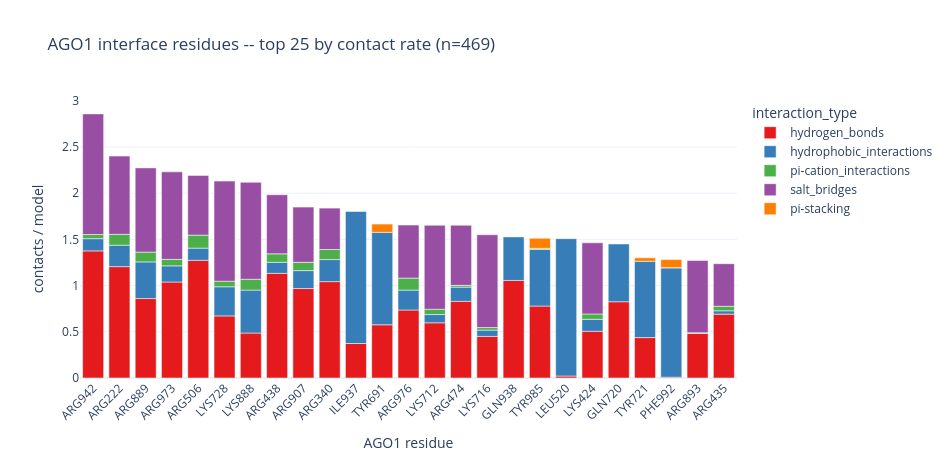
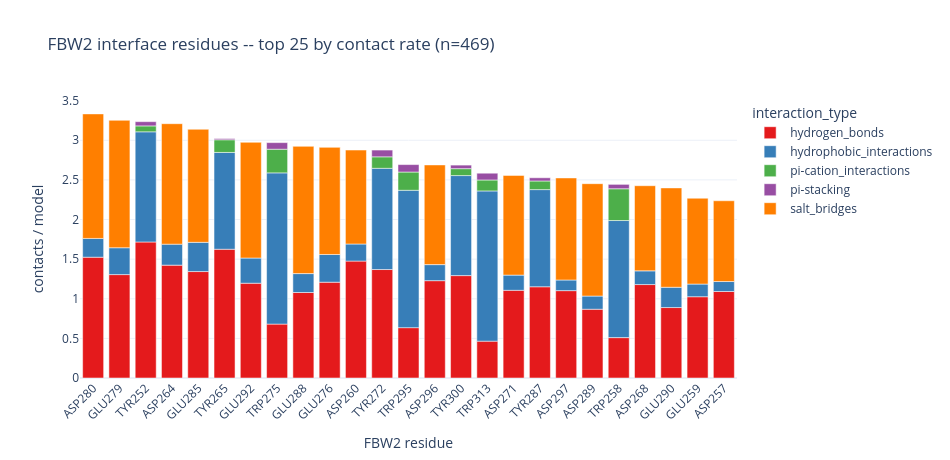

The notebook cell these images were saved under, in order:
### Markdown cell above
## Residue-level interface map

Single-residue resolution for the busiest AGO1 and partner residues, split by
interaction type, plus the 2-D AGO1-residue × partner-residue contact map —
the predicted interface footprint, pooled across surviving backends. Runs for
the first populated protein couple; edit `COUPLE_FOR_RESIDUE_MAP` to switch.

### Code cell
COUPLE_FOR_RESIDUE_MAP = 'B'   # a protein partner chain letter
TOP_N = 25
bc = df[df["reschain_lig"] == COUPLE_FOR_RESIDUE_MAP].copy()
n_norm = df.groupby(["cluster", "fname"]).ngroups
partner_name = LIGAND_CHAIN_NAMES.get(COUPLE_FOR_RESIDUE_MAP, "partner")

def residue_rate_bar(data, resnr_col, restype_col, chain_label, filename):
    if data.empty:
        print(f"{chain_label}: no rows -- skipping."); return pd.DataFrame({resnr_col: [], restype_col: []})
    per_res_total = (data.groupby([resnr_col, restype_col], observed=True).size()
                     .div(n_norm).rename("rate").reset_index()
                     .sort_values("rate", ascending=False).head(TOP_N))
    order = per_res_total[resnr_col].tolist()
    per_res_itype = (data.groupby([resnr_col, restype_col, "interaction_type"], observed=True).size()
                     .div(n_norm).rename("rate").reset_index())
    per_res_itype = per_res_itype[per_res_itype[resnr_col].isin(order)].copy()
    per_res_itype["label"] = (per_res_itype[restype_col].astype(str)
                              + per_res_itype[resnr_col].astype(int).astype(str))
    label_order = [f"{per_res_total.loc[per_res_total[resnr_col] == r, restype_col].iloc[0]}{int(r)}"
                   for r in order]
    fig = px.bar(per_res_itype, x="label", y="rate", color="interaction_type",
                 category_orders={"label": label_order}, color_discrete_sequence=ITYPE_PALETTE,
                 template=TEMPLATE, title=f"{chain_label} interface residues -- top {TOP_N} by contact rate (n={n_norm})")
    fig.update_layout(width=950, height=460, xaxis_title=f"{chain_label} residue",
                      yaxis_title="contacts / model", xaxis_tickangle=-45)
    save_fig(fig, filename, "residue_interface")
    return per_res_total

top_rec = residue_rate_bar(bc, "resnr", "restype", RECEPTOR_NAME, f"{RECEPTOR_NAME.lower()}_top_residues.html")
top_lig = residue_rate_bar(bc, "resnr_lig", "restype_lig", partner_name, f"{partner_name.lower()}_top_residues.html")
display(top_rec.reset_index(drop=True)); display(top_lig.reset_index(drop=True))

### Figure 1 — Plotly figure (JSON) as saved in the notebook; plotly's stock layout.template omitted (floating-point values rounded to 4 significant figures)
{"data": [{"hovertemplate": "interaction_type=hydrogen_bonds<br>label=%{x}<br>rate=%{y}<extra></extra>", "legendgroup": "hydrogen_bonds", "marker": {"color": "rgb(228,26,28)", "pattern": {"shape": ""}}, "name": "hydrogen_bonds", "orientation": "v", "showlegend": true, "textposition": "auto", "type": "bar", "x": ["ARG222", "ARG340", "LYS424", "ARG435", "ARG438", "ARG474", "ARG506", "LEU520", "TYR691", "LYS712", "LYS716", "GLN720", "TYR721", "LYS728", "LYS888", "ARG889", "ARG893", "ARG907", "ILE937", "GLN938", "ARG942", "ARG973", "ARG976", "TYR985", "PHE992"], "xaxis": "x", "y": [1.205, 1.043, 0.5053, 0.6908, 1.132, 0.8294, 1.273, 0.02132, 0.5757, 0.597, 0.4499, 0.8252, 0.4371, 0.6716, 0.4861, 0.8593, 0.4819, 0.968, 0.3731, 1.055, 1.375, 1.038, 0.7356, 0.7783, 0.008529], "yaxis": "y"}, {"hovertemplate": "interaction_type=hydrophobic_interactions<br>label=%{x}<br>rate=%{y}<extra></extra>", "legendgroup": "hydrophobic_interactions", "marker": {"color": "rgb(55,126,184)", "pattern": {"shape": ""}}, "name": "hydrophobic_interactions", "orientation": "v", "showlegend": true, "textposition": "auto", "type": "bar", "x": ["ARG222", "ARG340", "LYS424", "ARG435", "ARG438", "ARG474", "ARG506", "LEU520", "TYR691", "LYS712", "LYS716", "GLN720", "TYR721", "LYS728", "LYS888", "ARG889", "ARG907", "ILE937", "GLN938", "ARG942", "ARG973", "ARG976", "TYR985", "PHE992"], "xaxis": "x", "y": [0.2324, 0.2388, 0.1301, 0.03625, 0.1194, 0.1535, 0.1322, 1.486, 1.0, 0.08955, 0.06823, 0.6247, 0.8252, 0.3156, 0.4648, 0.3966, 0.194, 1.429, 0.4712, 0.1322, 0.1748, 0.2154, 0.6119, 1.183], "yaxis": "y"}, {"hovertemplate": "interaction_type=pi-cation_interactions<br>label=%{x}<br>rate=%{y}<extra></extra>", "legendgroup": "pi-cation_interactions", "marker": {"color": "rgb(77,175,74)", "pattern": {"shape": ""}}, "name": "pi-cation_interactions", "orientation": "v", "showlegend": true, "textposition": "auto", "type": "bar", "x": ["ARG222", "ARG340", "LYS424", "ARG435", "ARG438", "ARG474", "ARG506", "LYS712", "LYS716", "LYS728", "LYS888", "ARG889", "ARG893", "ARG907", "ARG942", "ARG973", "ARG976", "TYR985", "PHE992"], "xaxis": "x", "y": [0.1173, 0.1087, 0.05757, 0.04904, 0.09168, 0.01919, 0.1407, 0.05757, 0.02772, 0.0597, 0.1173, 0.1066, 0.008529, 0.08955, 0.04478, 0.07036, 0.1301, 0.01279, 0.002132], "yaxis": "y"}, {"hovertemplate": "interaction_type=salt_bridges<br>label=%{x}<br>rate=%{y}<extra></extra>", "legendgroup": "salt_bridges", "marker": {"color": "rgb(152,78,163)", "pattern": {"shape": ""}}, "name": "salt_bridges", "orientation": "v", "showlegend": true, "textposition": "auto", "type": "bar", "x": ["ARG222", "ARG340", "LYS424", "ARG435", "ARG438", "ARG474", "ARG506", "LYS712", "LYS716", "LYS728", "LYS888", "ARG889", "ARG893", "ARG907", "ARG942", "ARG973", "ARG976"], "xaxis": "x", "y": [0.8465, 0.4478, 0.7697, 0.4606, 0.6397, 0.6503, 0.6461, 0.9083, 1.004, 1.083, 1.049, 0.9104, 0.7804, 0.597, 1.305, 0.9467, 0.5736], "yaxis": "y"}, {"hovertemplate": "interaction_type=pi-stacking<br>label=%{x}<br>rate=%{y}<extra></extra>", "legendgroup": "pi-stacking", "marker": {"color": "rgb(255,127,0)", "pattern": {"shape": ""}}, "name": "pi-stacking", "orientation": "v", "showlegend": true, "textposition": "auto", "type": "bar", "x": ["TYR691", "TYR721", "TYR985", "PHE992"], "xaxis": "x", "y": [0.08955, 0.03838, 0.1087, 0.08742], "yaxis": "y"}], "layout": {"barmode": "relative", "height": 460, "legend": {"title": {"text": "interaction_type"}, "tracegroupgap": 0}, "title": {"text": "AGO1 interface residues -- top 25 by contact rate (n=469)"}, "width": 950, "xaxis": {"anchor": "y", "categoryarray": ["ARG942", "ARG222", "ARG889", "ARG973", "ARG506", "LYS728", "LYS888", "ARG438", "ARG907", "ARG340", "ILE937", "TYR691", "ARG976", "LYS712", "ARG474", "LYS716", "GLN938", "TYR985", "LEU520", "LYS424", "GLN720", "TYR721", "PHE992", "ARG893", "ARG435"], "categoryorder": "array", "domain": [0.0, 1.0], "tickangle": -45, "title": {"text": "AGO1 residue"}}, "yaxis": {"anchor": "x", "domain": [0.0, 1.0], "title": {"text": "contacts / model"}}}}

### Figure 2 — Plotly figure (JSON) as saved in the notebook; plotly's stock layout.template omitted (floating-point values rounded to 4 significant figures)
{"data": [{"hovertemplate": "interaction_type=hydrogen_bonds<br>label=%{x}<br>rate=%{y}<extra></extra>", "legendgroup": "hydrogen_bonds", "marker": {"color": "rgb(228,26,28)", "pattern": {"shape": ""}}, "name": "hydrogen_bonds", "orientation": "v", "showlegend": true, "textposition": "auto", "type": "bar", "x": ["TYR252", "ASP257", "TRP258", "GLU259", "ASP260", "ASP264", "TYR265", "ASP268", "ASP271", "TYR272", "TRP275", "GLU276", "GLU279", "ASP280", "GLU285", "TYR287", "GLU288", "ASP289", "GLU290", "GLU292", "TRP295", "ASP296", "ASP297", "TYR300", "TRP313"], "xaxis": "x", "y": [1.716, 1.092, 0.5096, 1.026, 1.475, 1.424, 1.625, 1.179, 1.107, 1.369, 0.6802, 1.209, 1.305, 1.525, 1.343, 1.151, 1.079, 0.8678, 0.8891, 1.196, 0.6354, 1.228, 1.102, 1.292, 0.4648], "yaxis": "y"}, {"hovertemplate": "interaction_type=hydrophobic_interactions<br>label=%{x}<br>rate=%{y}<extra></extra>", "legendgroup": "hydrophobic_interactions", "marker": {"color": "rgb(55,126,184)", "pattern": {"shape": ""}}, "name": "hydrophobic_interactions", "orientation": "v", "showlegend": true, "textposition": "auto", "type": "bar", "x": ["TYR252", "ASP257", "TRP258", "GLU259", "ASP260", "ASP264", "TYR265", "ASP268", "ASP271", "TYR272", "TRP275", "GLU276", "GLU279", "ASP280", "GLU285", "TYR287", "GLU288", "ASP289", "GLU290", "GLU292", "TRP295", "ASP296", "ASP297", "TYR300", "TRP313"], "xaxis": "x", "y": [1.39, 0.1258, 1.478, 0.1599, 0.2154, 0.2644, 1.222, 0.1727, 0.1919, 1.277, 1.908, 0.3497, 0.339, 0.2367, 0.3689, 1.226, 0.2388, 0.1663, 0.2559, 0.3177, 1.733, 0.2026, 0.1343, 1.262, 1.896], "yaxis": "y"}, {"hovertemplate": "interaction_type=pi-cation_interactions<br>label=%{x}<br>rate=%{y}<extra></extra>", "legendgroup": "pi-cation_interactions", "marker": {"color": "rgb(77,175,74)", "pattern": {"shape": ""}}, "name": "pi-cation_interactions", "orientation": "v", "showlegend": true, "textposition": "auto", "type": "bar", "x": ["TYR252", "TRP258", "TYR265", "TYR272", "TRP275", "TYR287", "TRP295", "TYR300", "TRP313"], "xaxis": "x", "y": [0.07463, 0.4009, 0.1599, 0.145, 0.2985, 0.1087, 0.2303, 0.08742, 0.1386], "yaxis": "y"}, {"hovertemplate": "interaction_type=pi-stacking<br>label=%{x}<br>rate=%{y}<extra></extra>", "legendgroup": "pi-stacking", "marker": {"color": "rgb(152,78,163)", "pattern": {"shape": ""}}, "name": "pi-stacking", "orientation": "v", "showlegend": true, "textposition": "auto", "type": "bar", "x": ["TYR252", "TRP258", "TYR265", "TYR272", "TRP275", "TYR287", "TRP295", "TYR300", "TRP313"], "xaxis": "x", "y": [0.0533, 0.05544, 0.01493, 0.08529, 0.08316, 0.04051, 0.09382, 0.04478, 0.08529], "yaxis": "y"}, {"hovertemplate": "interaction_type=salt_bridges<br>label=%{x}<br>rate=%{y}<extra></extra>", "legendgroup": "salt_bridges", "marker": {"color": "rgb(255,127,0)", "pattern": {"shape": ""}}, "name": "salt_bridges", "orientation": "v", "showlegend": true, "textposition": "auto", "type": "bar", "x": ["ASP257", "GLU259", "ASP260", "ASP264", "ASP268", "ASP271", "GLU276", "GLU279", "ASP280", "GLU285", "GLU288", "ASP289", "GLU290", "GLU292", "ASP296", "ASP297"], "xaxis": "x", "y": [1.019, 1.083, 1.186, 1.52, 1.075, 1.258, 1.352, 1.608, 1.571, 1.426, 1.606, 1.418, 1.254, 1.461, 1.258, 1.288], "yaxis": "y"}], "layout": {"barmode": "relative", "height": 460, "legend": {"title": {"text": "interaction_type"}, "tracegroupgap": 0}, "title": {"text": "FBW2 interface residues -- top 25 by contact rate (n=469)"}, "width": 950, "xaxis": {"anchor": "y", "categoryarray": ["ASP280", "GLU279", "TYR252", "ASP264", "GLU285", "TYR265", "GLU292", "TRP275", "GLU288", "GLU276", "ASP260", "TYR272", "TRP295", "ASP296", "TYR300", "TRP313", "ASP271", "TYR287", "ASP297", "ASP289", "TRP258", "ASP268", "GLU290", "GLU259", "ASP257"], "categoryorder": "array", "domain": [0.0, 1.0], "tickangle": -45, "title": {"text": "FBW2 residue"}}, "yaxis": {"anchor": "x", "domain": [0.0, 1.0], "title": {"text": "contacts / model"}}}}
